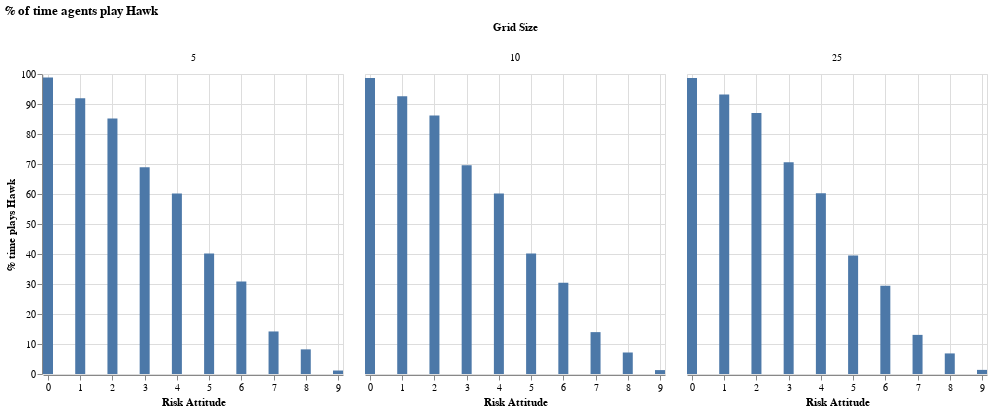

Here is the notebook cell this chart was saved with:
### Markdown cell above
#### Grid size

### Code cell
hawk_by_gridsize_riskattitude = (
    agent_df_params.group_by("grid_size", "risk_attitude")
         .agg(n_plays=pl.col("played_hawk").count(), n_plays_hawk=pl.col("played_hawk").sum())
    .with_columns(
        pct_plays_hawk=pl.col("n_plays_hawk").truediv(pl.col("n_plays")).mul(100)
    )
)

alt.Chart(hawk_by_gridsize_riskattitude).mark_bar(width=10).encode(
    x=alt.X("risk_attitude", title="Risk Attitude").scale(domain=[0, 9]),                                                          
    y=alt.Y("pct_plays_hawk", title="% time plays Hawk")
).facet(column=alt.Column("grid_size", title="Grid Size")).properties(title="% of time agents play Hawk")

### Figure 1 — Vega-Lite specification as saved in the notebook (floating-point values rounded to 4 significant figures)
{"config": {"view": {"continuousWidth": 300, "continuousHeight": 300}}, "data": {"name": "data-03828d7f1fe0d23ed2680301da70ec1d"}, "facet": {"column": {"field": "grid_size", "title": "Grid Size", "type": "quantitative"}}, "spec": {"mark": {"type": "bar", "width": 10}, "encoding": {"x": {"field": "risk_attitude", "scale": {"domain": [0, 9]}, "title": "Risk Attitude", "type": "quantitative"}, "y": {"field": "pct_plays_hawk", "title": "% time plays Hawk", "type": "quantitative"}}}, "title": "% of time agents play Hawk", "$schema": "https://vega.github.io/schema/vega-lite/v5.20.1.json", "datasets": {"data-03828d7f1fe0d23ed2680301da70ec1d": [{"grid_size": 5, "risk_attitude": 4, "n_plays": 645941, "n_plays_hawk": 388854, "pct_plays_hawk": 60.2}, {"grid_size": 10, "risk_attitude": 6, "n_plays": 2236290, "n_plays_hawk": 679322, "pct_plays_hawk": 30.38}, {"grid_size": 10, "risk_attitude": 3, "n_plays": 2216314, "n_plays_hawk": 1541776, "pct_plays_hawk": 69.56}, {"grid_size": 25, "risk_attitude": 3, "n_plays": 12420761, "n_plays_hawk": 8764745, "pct_plays_hawk": 70.57}, {"grid_size": 25, "risk_attitude": 6, "n_plays": 12419913, "n_plays_hawk": 3656317, "pct_plays_hawk": 29.44}, {"grid_size": 10, "risk_attitude": 0, "n_plays": 1820687, "n_plays_hawk": 1796727, "pct_plays_hawk": 98.68}, {"grid_size": 5, "risk_attitude": 3, "n_plays": 561756, "n_plays_hawk": 387243, "pct_plays_hawk": 68.93}, {"grid_size": 5, "risk_attitude": 0, "n_plays": 524057, "n_plays_hawk": 517958, "pct_plays_hawk": 98.84}, {"grid_size": 10, "risk_attitude": 7, "n_plays": 1863558, "n_plays_hawk": 260123, "pct_plays_hawk": 13.96}, {"grid_size": 10, "risk_attitude": 4, "n_plays": 2591215, "n_plays_hawk": 1558380, "pct_plays_hawk": 60.14}, {"grid_size": 5, "risk_attitude": 7, "n_plays": 474418, "n_plays_hawk": 67270, "pct_plays_hawk": 14.18}, {"grid_size": 25, "risk_attitude": 4, "n_plays": 14330094, "n_plays_hawk": 8636665, "pct_plays_hawk": 60.27}, {"grid_size": 25, "risk_attitude": 0, "n_plays": 10936067, "n_plays_hawk": 10786805, "pct_plays_hawk": 98.64}, {"grid_size": 10, "risk_attitude": 8, "n_plays": 1783946, "n_plays_hawk": 127867, "pct_plays_hawk": 7.168}, {"grid_size": 10, "risk_attitude": 2, "n_plays": 1854737, "n_plays_hawk": 1597451, "pct_plays_hawk": 86.13}, {"grid_size": 25, "risk_attitude": 9, "n_plays": 10838570, "n_plays_hawk": 148817, "pct_plays_hawk": 1.373}, {"grid_size": 5, "risk_attitude": 9, "n_plays": 492701, "n_plays_hawk": 5728, "pct_plays_hawk": 1.163}, {"grid_size": 25, "risk_attitude": 2, "n_plays": 10763867, "n_plays_hawk": 9364853, "pct_plays_hawk": 87.0}, {"grid_size": 25, "risk_attitude": 1, "n_plays": 10478749, "n_plays_hawk": 9760442, "pct_plays_hawk": 93.15}, {"grid_size": 5, "risk_attitude": 5, "n_plays": 648517, "n_plays_hawk": 260278, "pct_plays_hawk": 40.13}, {"grid_size": 10, "risk_attitude": 1, "n_plays": 1777074, "n_plays_hawk": 1645750, "pct_plays_hawk": 92.61}, {"grid_size": 5, "risk_attitude": 1, "n_plays": 470218, "n_plays_hawk": 432035, "pct_plays_hawk": 91.88}, {"grid_size": 5, "risk_attitude": 6, "n_plays": 553353, "n_plays_hawk": 170633, "pct_plays_hawk": 30.84}, {"grid_size": 25, "risk_attitude": 8, "n_plays": 10446586, "n_plays_hawk": 716473, "pct_plays_hawk": 6.858}, {"grid_size": 25, "risk_attitude": 5, "n_plays": 14335975, "n_plays_hawk": 5665842, "pct_plays_hawk": 39.52}, {"grid_size": 10, "risk_attitude": 5, "n_plays": 2620805, "n_plays_hawk": 1053566, "pct_plays_hawk": 40.2}, {"grid_size": 10, "risk_attitude": 9, "n_plays": 1815474, "n_plays_hawk": 23614, "pct_plays_hawk": 1.301}, {"grid_size": 25, "risk_attitude": 7, "n_plays": 10720043, "n_plays_hawk": 1397701, "pct_plays_hawk": 13.04}, {"grid_size": 5, "risk_attitude": 8, "n_plays": 461869, "n_plays_hawk": 37933, "pct_plays_hawk": 8.213}, {"grid_size": 5, "risk_attitude": 2, "n_plays": 480195, "n_plays_hawk": 408800, "pct_plays_hawk": 85.13}]}}
